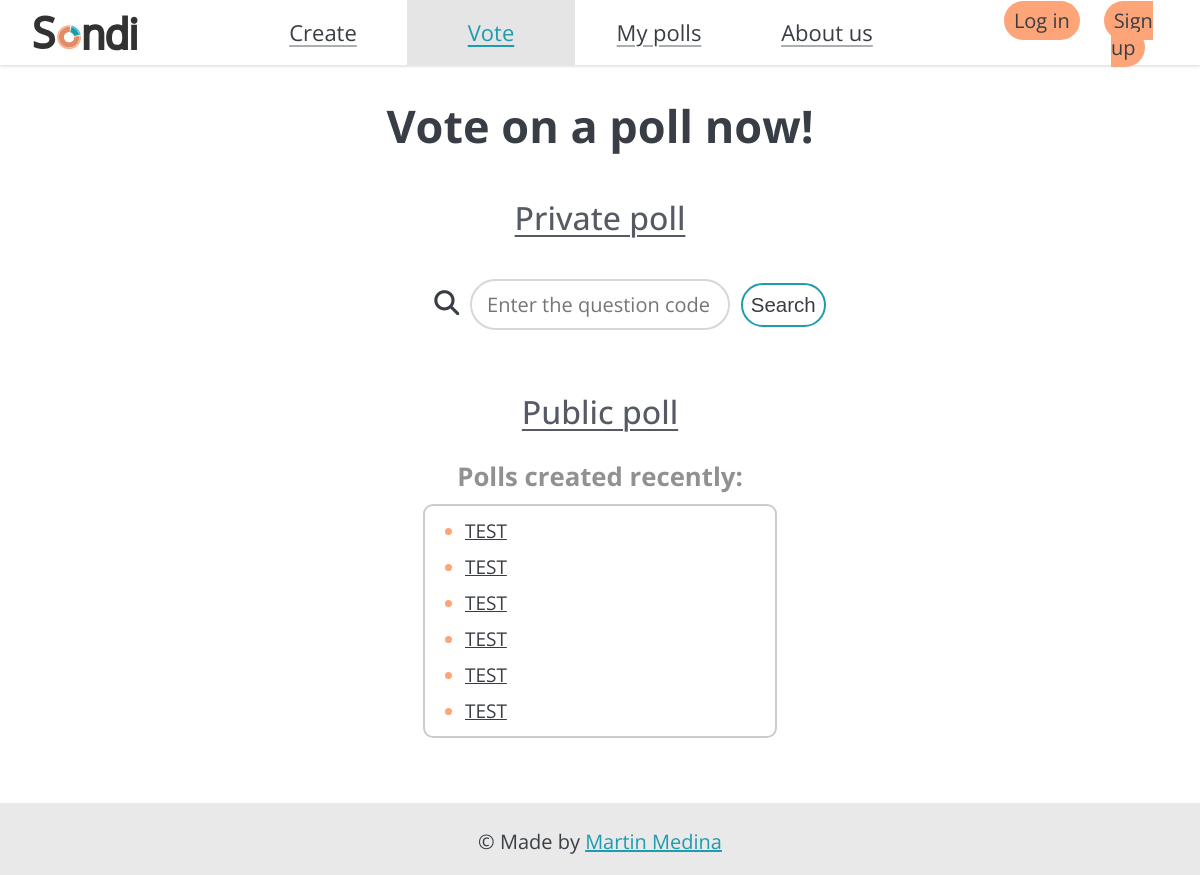
/polls/, run on an earlier commit of the app's database.
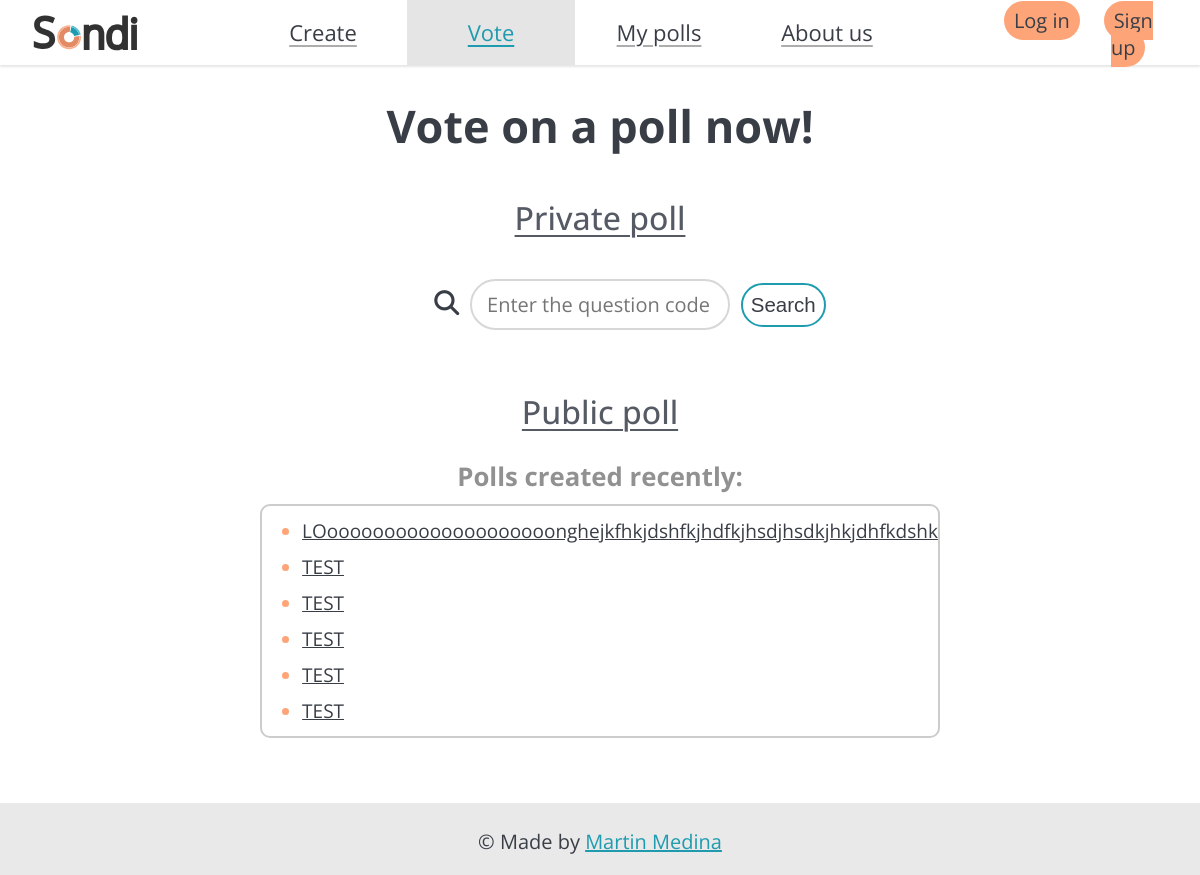
And on a later commit of the database.
### polls/models.py (models this page shows, shortened)
class Question(models.Model):
    question_text = models.CharField(max_length=200, blank=False)
    pub_date = models.DateTimeField("date published")
    code = models.IntegerField(default=0)

### polls/views.py (the view, shortened to what this page needs)
# urls.py: path("", views.IndexView.as_view(), name="index"),
class IndexView(generic.ListView, generic.FormView):
    template_name = "polls/index.html"
    context_object_name = "latest_question_list"
    form_class = CodeForm
    def get_queryset(self):
        return Question.objects.filter(pub_date__lte=timezone.now()).order_by("-pub_date")[:20]
    def get_context_data(self, **kwargs):
        context = super().get_context_data(**kwargs)
        context['form'] = self.get_form()
        return context

### polls/forms.py
class CodeForm(forms.Form):
    question_code = forms.CharField(label=None, max_length=5, required=True,
                                    widget=forms.TextInput(attrs={
                                        'placeholder': 'Enter the question code'
                                        }),
                                    )

### polls/templates/polls/index.html (shortened to what this page needs)
{% extends "base.html" %}
{% block css %}
{% load static %}
{% static 'polls/style.css' %}
{% endblock %}
{% block voteSelected %}
class="selected"
{% endblock %}
{% block content %}
<main id="polls-index-main">
    <h1>Vote on a poll now!</h1>
    <h2>Private poll</h2>
    <form method="POST" id="search-form">
       <i class="fa-solid fa-magnifying-glass"></i>
        {{ form }}
        <button type="submit" id="search-button" class="button">Search</button>
    </form>
    <h2>Public poll</h2>
     <h3>Polls created recently:</h3>
    <div id="public-questions-list">
        {% if latest_question_list %}
            <ul>
            {% for question in latest_question_list %}
                <li><a href="/polls/{{ question.id }}/">{{ question.question_text }}</a></li>
            {% endfor %}
            </ul>
        {% else %}
            <p>No polls are available.</p>
        {% endif %}
    </div>
</main>
{% endblock %}

What changed in the data, as far as the page shows it:
no longer on this page (row unchanged): Question: question_text "TEST"
added Question: question_text "LOoooooooooooooooooooonghejkfhkjdshfkjhdfkjhsdjhsdkjhkjdhfkdshk"
